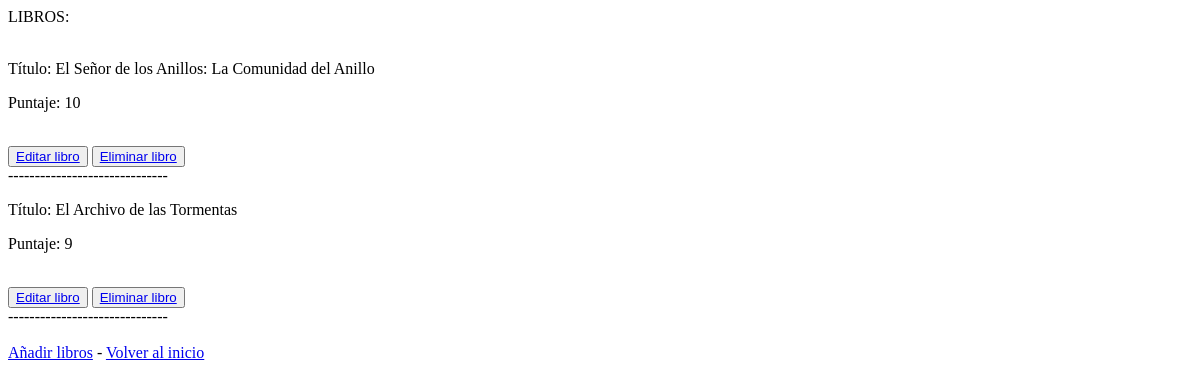
Before: /AppPagEntreg/leerLibros/ with the older database file.
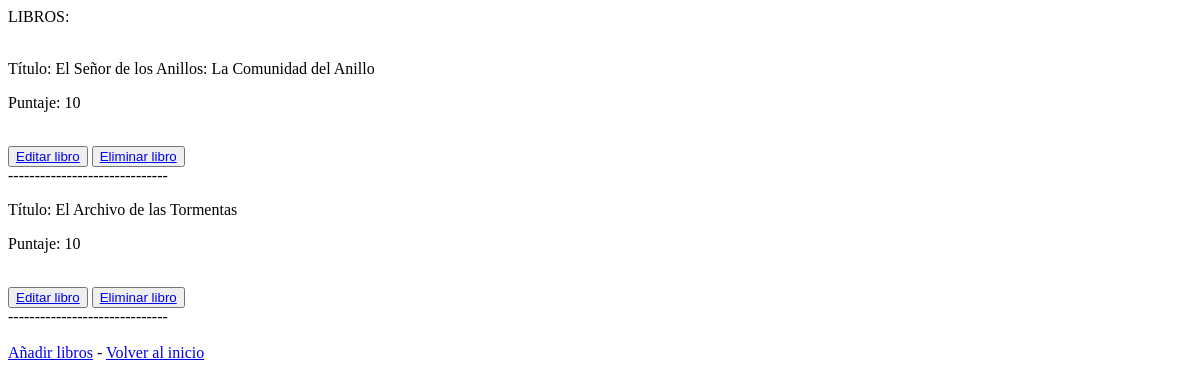
After: the same page with the newer database file.
### AppPagEntreg/models.py (models this page shows, shortened)
class Libros(models.Model):
    titulo = models.CharField(max_length=60)
    puntaje = models.IntegerField(default=1)

### AppPagEntreg/views.py (the view)
# urls.py: path('leerLibros/', leerLibros, name="Ver todos los libros"),
def leerLibros(request):
      libros = Libros.objects.all()
      contexto = {"libros":libros}
      return render(request, "AppPagEntreg/13_leerLibros.html", contexto)

### AppPagEntreg/templates/AppPagEntreg/13_leerLibros.html (shortened to what this page needs)
<!DOCTYPE html>
<html lang="en">
<head>
</head>
<body>
    LIBROS:
    <br>
    <br>
    {% for libro in libros %}
        <p>Título: {{libro.titulo}}</p>
        <p>Puntaje: {{libro.puntaje}}</p>
        <br>
        <button> <a href="{% url 'Editar libros' libro.titulo %}">Editar libro</a> </button> <button> <a href="{% url 'Eliminar libros' libro.titulo %}">Eliminar libro</a> </button>
        <br>
        ------------------------------
    {% endfor %}
    <br>
    <br>
    <a class="navbar-brand" href="{% url 'Añadir libros' %}">Añadir libros</a> - <a class="navbar-brand" href="{% url 'Inicio' %}">Volver al inicio</a>
    <br>
    <br>
</body>
</html>

Changed rows visible on the page:
changed Libros "El Archivo de las Tormentas": puntaje "9" → "10"
